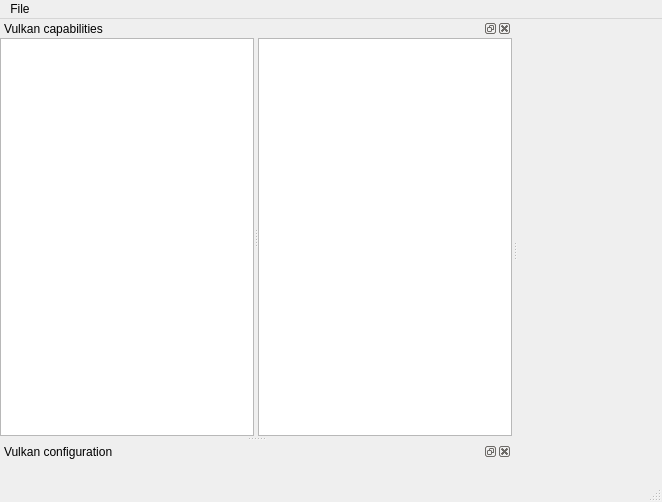
<?xml version="1.0" encoding="UTF-8"?>
<ui version="4.0">
 <class>VkConfiguratorClass</class>
 <widget class="QMainWindow" name="VkConfiguratorClass">
  <property name="geometry">
   <rect>
    <x>0</x>
    <y>0</y>
    <width>662</width>
    <height>502</height>
   </rect>
  </property>
  <property name="windowTitle">
   <string>VkConfigurator</string>
  </property>
  <widget class="QWidget" name="centralWidget"/>
  <widget class="QMenuBar" name="menuBar">
   <property name="geometry">
    <rect>
     <x>0</x>
     <y>0</y>
     <width>662</width>
     <height>21</height>
    </rect>
   </property>
   <widget class="QMenu" name="menuFile">
    <property name="title">
     <string>File</string>
    </property>
    <addaction name="actionOpen"/>
    <addaction name="actionSave"/>
    <addaction name="actionSave_as"/>
   </widget>
   <addaction name="menuFile"/>
  </widget>
  <widget class="QStatusBar" name="statusBar"/>
  <widget class="QDockWidget" name="dwgCapabilities">
   <property name="windowTitle">
    <string>Vulkan capabilities</string>
   </property>
   <attribute name="dockWidgetArea">
    <number>1</number>
   </attribute>
   <widget class="QWidget" name="dwContentsCapabilities">
    <layout class="QVBoxLayout" name="verticalLayout">
     <property name="spacing">
      <number>0</number>
     </property>
     <property name="leftMargin">
      <number>0</number>
     </property>
     <property name="topMargin">
      <number>0</number>
     </property>
     <property name="rightMargin">
      <number>0</number>
     </property>
     <property name="bottomMargin">
      <number>0</number>
     </property>
     <item>
      <widget class="QSplitter" name="splitter">
       <property name="orientation">
        <enum>Qt::Orientation::Horizontal</enum>
       </property>
       <widget class="QTreeView" name="tvVulkanArchi">
        <property name="alternatingRowColors">
         <bool>true</bool>
        </property>
        <attribute name="headerVisible">
         <bool>false</bool>
        </attribute>
       </widget>
       <widget class="QTableView" name="tbwVulkanCapacities">
        <attribute name="horizontalHeaderVisible">
         <bool>true</bool>
        </attribute>
        <attribute name="horizontalHeaderCascadingSectionResizes">
         <bool>true</bool>
        </attribute>
        <attribute name="horizontalHeaderStretchLastSection">
         <bool>true</bool>
        </attribute>
        <attribute name="verticalHeaderVisible">
         <bool>false</bool>
        </attribute>
        <attribute name="verticalHeaderCascadingSectionResizes">
         <bool>false</bool>
        </attribute>
       </widget>
      </widget>
     </item>
    </layout>
   </widget>
  </widget>
  <widget class="QDockWidget" name="dwgConf">
   <property name="windowTitle">
    <string>Vulkan configuration</string>
   </property>
   <attribute name="dockWidgetArea">
    <number>1</number>
   </attribute>
   <widget class="QWidget" name="dwContentsConf"/>
  </widget>
  <action name="actionOpen">
   <property name="text">
    <string>Open</string>
   </property>
  </action>
  <action name="actionSave">
   <property name="text">
    <string>Save</string>
   </property>
  </action>
  <action name="actionSave_as">
   <property name="text">
    <string>Save as</string>
   </property>
  </action>
 </widget>
 <layoutdefault spacing="6" margin="11"/>
 <resources>
  <include location="VkConfigurator.qrc"/>
 </resources>
 <connections/>
</ui>
